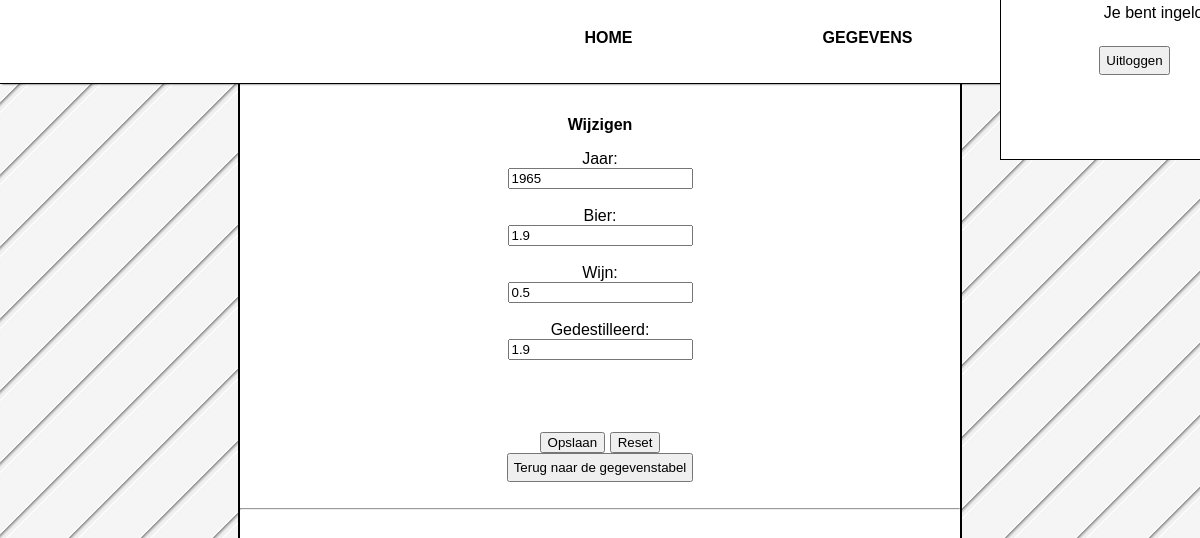
/insupd.php?mode=update&&id=2 (signed in), run on the app's committed database.
### tables this page shows
CREATE TABLE `dranken` (
  `id` int(11) NOT NULL,
  `Jaar` int(5) NOT NULL,
  `Bier` decimal(2,1) NOT NULL,
  `Wijn` decimal(2,1) NOT NULL,
  `Gedestilleerd` decimal(2,1) NOT NULL,
  `Totaal` decimal(2,1) NOT NULL
);

### insupd.php (the view, shortened to what this page needs)
<!DOCTYPE HTML>
<head>
	<link rel= "stylesheet" href="styles.css">
</head>
<body>
	<?php
	    include ('nav.php');
	    include ('pdo.php');
		$mode = $_GET['mode'];
		if($mode == "update"){
			$nr = $_GET['id'];
				$sql= "select * FROM dranken
				WHERE id = $nr";
				$result= $con->query($sql);
					while($rows = $result->fetch()) {
					$jaar = $rows['Jaar'];
					$bier = $rows['Bier'];
					$wijn = $rows['Wijn'];
					$gedestilleerd = $rows['Gedestilleerd'];
					$action = "update.php";
					$modes = "Wijzigen";
					$id = $_GET['id'];
					}
		  		}
		?>
		<div class="content">
		<p><b><?php echo $modes?></b></p>
		<form action="<?=$action?>" method="post">
			Jaar:<br> <input type="text" name="Jaar" placeholder="Jaar" value="<?=$jaar?>"><br><br>
			Bier:<br><input type="text" name="Bier" placeholder="Bier" value="<?=$bier?>"><br><br>
			Wijn:<br><input type="text" name="Wijn" placeholder="Wijn" value="<?=$wijn?>"><br><br>
			Gedestilleerd:<br><input type="text" name="Gedestilleerd" placeholder="Gedestilleerd" value="<?=$gedestilleerd?>"><br><br>
			<br><input type="text" name="id" placeholder="id" value="<?=$id?>" hidden><br><br>
			<input type="submit" value="Opslaan">
			<input type="reset" value="Reset">
			<br><a href="gegevens.php"><button>Terug naar de gegevenstabel</button></a>
		</form>
		</br><hr>
	</div>
</body>

### styles.css (style rules this page uses)
body { margin:0; padding:0; background-image: url('white.png'); margin: auto; text-align: center; font-family: "Helvetica", serif; }
.content { background-color: white; width: 60%; color: black; margin: auto; text-align: center; padding-top: 50px; border-left: 2px solid black; border-right: 2px solid black; border-bottom: 2px solid black; height: 2000px; padding-top: 100px; }
button { padding: 5px; display: inline-block; }

### data on the page
dranken: Jaar "1965", Bier "1.9", Wijn "0.5", Gedestilleerd "1.9"

### other printed values
$modes "Wijzigen"
